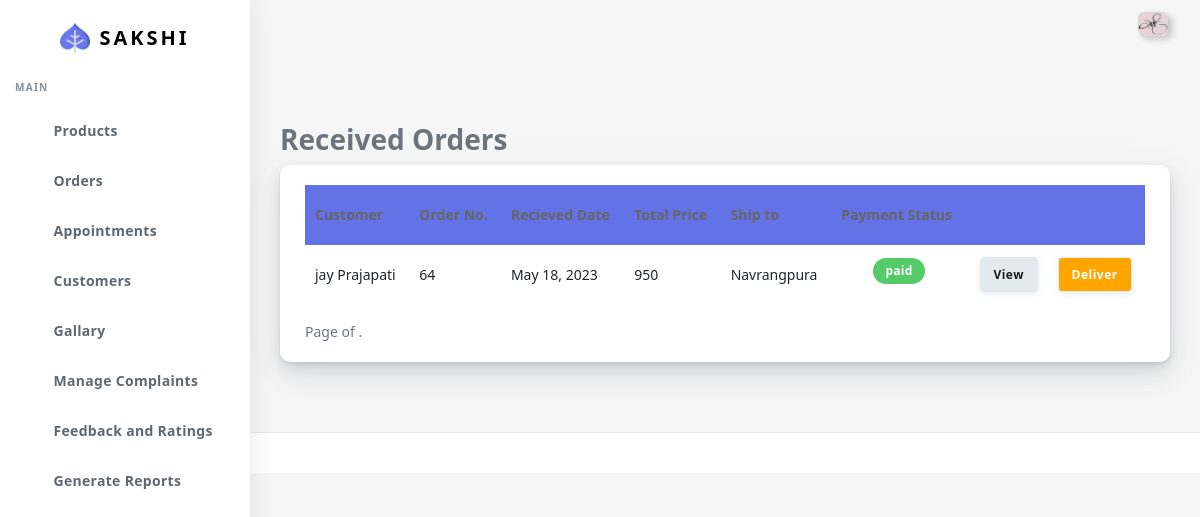
/vieworders/ (signed in), run on the app's committed database.
### customer/models.py (models this page shows, shortened)
class UserBase(models.Model):
    user_id=models.OneToOneField(User,on_delete=CASCADE,primary_key=True)
    first_name=models.CharField(max_length=45)
    last_name=models.CharField(max_length=45)
    gender=models.BooleanField(default="Not Specified")
    dob=models.DateField(default="Not Specified")
    cus_add1=models.TextField(null=True,blank=True)
    cus_add2=models.TextField(null=True,blank=True)
    pincode=models.IntegerField()
    Cus_phone=models.CharField(max_length=10)
    profile=models.ImageField(upload_to="profileImages/",max_length=1500)
    area_id=models.ForeignKey(Area,on_delete=CASCADE)
    class meta:
        ordering = ['user_id']

class Sales(models.Model):
    sales_date = models.DateField(auto_now=True)
    d_date=models.DateField(null=True,blank=True)
    c_date=models.DateField(null=True)
    payment_status = models.CharField(max_length=10)
    sales_status=models.CharField(max_length=20,default="pending")
    payment_date = models.DateTimeField()
    note=models.CharField(max_length=255,null=True,blank=True)
    userbase=models.ForeignKey('UserBase',on_delete=CASCADE)

class Area(models.Model):
    area_name = models.CharField(max_length=15)
    city_id = models.ForeignKey(City, on_delete=CASCADE)

### customer/views.py (the view)
# urls.py: path("vieworders/",views.vieworders,name="vieworders"),
@login_required(login_url='sign-in')
def vieworders(request):
    checklocal(request)
    orders=Sales.objects.filter(sales_status="pending").order_by('-id','sales_date')
    main=[]
    for i in orders:
        sd=SalesDetails.objects.filter(sales_id=i)
        p=0
        for j in sd:
            p=p+j.final_price
        main.append(p)
    print(main)
    paginator=Paginator(orders,5)
    page_number=request.GET.get('page')
    order=paginator.get_page(page_number)
    context=zip(order, main)
    return render(request,"Mainadmin/view_rec_ord.html",{'order':context})

### customer/views.py (called while the page is built)
def checklocal(request):
    if request.user.is_staff==False:
        logout(request)

### customer/templates/Mainadmin/view_rec_ord.html (shortened to what this page needs)
{% extends "Mainadmin/index.html" %}
{% load static %}
{% load my_filters %}
{% block body %}
      <div class="main-content">
        <section class="section">
          <div class="section-body">
            <h3 class="page-title">Received Orders </h3>
            </div>
            <div class="row">
              <div class="col-12">
                <div class="card">
                  <div class="card-body">
                    <div class="row">
                      <div class="col-12 table-responsive">
                        {% if order %}
                        <table id="order-listing"  class="table" cellspacing="0" width="100%">
                          <thead>
                            <tr class="bg-primary ">
                              <th>Customer</th>
                              <th>Order No.</th>
                              <th>Recieved Date</th>
                              <th>Total Price</th>
                              <th>Ship to</th>
                              <th>Payment Status</th>
                              <th></th>
                              <th></th>
                            </tr>
                          </thead>
                          <tbody>
                            {% for o,m in order %}
                            <tr>
                              <td>{{o.userbase.first_name}} {{o.userbase.last_name}}</td>
                              <td>{{o.id}}</td>
                              <td>{{o.sales_date}}</td>
                              <td>{{m}}</td>
                              <td>{{o.userbase.area_id.area_name}}</td>
                              <td class="text-center">
                                {% if o.payment_status == "paid" %}
                                <label class="badge badge-success">{{o.payment_status}}</label>
                                  {% elif o.payment_status == "pending" %}
                                <label class="badge badge-warning">{{o.payment_status}}</label>
                                  {% elif o.payment_status == "cancelled" %}
                                <label class="badge badge-danger">{{o.payment_status}}</label>
                                {% endif %}
                              </td>
                              <td class="text-right">
                                <a href="{% url 'det_rec_ord' o.id %}"><button class="btn btn-light">
                                  View </button></a>
                              </td>
                              <td class="text-left">
                                <a class="btn btn-light" href="{% url 'deliver' o.id%}" style="color: white;background-color: orange; ">
                                  Deliver</a>
                              </td>
                            </tr>
                            {% endfor %}
                          </tbody>
                        </table>
                        <div class="pagination">
                          <span class="step-links">
                              <span class="current">
                                  Page {{ order.number }} of {{ order.paginator.num_pages }}.
                              </span>
                          </span>
                      </div>
                        {% else %}
                      <h6 class="text-center"> <b> No Records....</b></h6>
                        {% endif %}
                      </div>
                    </div>
                  </div>
                </div>
              </div>
          </div>
        </section>
      </div>
      <footer class="main-footer">
      </footer>
    </div>
{% endblock body %}

### customer/templates/Mainadmin/index.html (shortened to what this page needs)
{% load static %}
<!DOCTYPE html>
<html lang="en">
<head>
  <link rel="stylesheet" href="{% static 'customer/assets/css/app.min.css' %} ">
  <link rel="stylesheet" href="{% static 'customer/assets/bundles/datatables/datatables.min.css' %} ">
  <link rel="stylesheet" href="{% static 'customer/assets/bundles/datatables/dataTables.bootstrap4.min.css' %} ">
  <link rel="stylesheet" href="{% static 'customer/assets/bundles/datatables/select.bootstrap4.min.css' %} ">
  <link rel="stylesheet" href="{% static 'customer/assets/css/style.css' %} ">
  <link rel="stylesheet" href="{% static 'customer/assets/css/components.css' %} ">
  <link rel="stylesheet" href="{% static 'customer/assets/css/custom.css' %} ">
</head>
<body>
  <div id="app">
    <div class="main-wrapper main-wrapper-1">
      <div class="navbar-bg"></div>
      <nav class="navbar navbar-expand-lg main-navbar sticky">
        <div class="form-inline mr-auto">
          <ul class="navbar-nav mr-3">
            <li><a href="#" data-toggle="sidebar" class="nav-link nav-link-lg
									collapse-btn"> </a></li>
            <li><a href="#" class="nav-link nav-link-lg fullscreen-btn">
              </a></li>
          </ul>
        </div>
        <ul class="navbar-nav navbar-right">
          <li class="dropdown dropdown-list-toggle"><a href="" id="read" data-toggle="dropdown"
            class="nav-link notification-toggle nav-link-lg"><i data-feather="bell" class="bell"></i>
          </a>
        </li>
          <li class="dropdown"><a href="#" data-toggle="dropdown"
              class="nav-link dropdown-toggle nav-link-lg nav-link-user"> <img alt="image" src="/media/{{request.user.userbase.profile}} "
                class="user-img-radious-style"> </a>
          </li>
        </ul>
      </nav>
      <div class="main-sidebar sidebar-style-2">
        <aside id="sidebar-wrapper">
          <div class="sidebar-brand">
            <a href="{% url 'index' %}"> <img alt="image" src="{% static 'customer/assets/img/logo.png' %} " class="header-logo" /> <span
                class="logo-name">SAKSHI</span>
            </a>
          </div>
          <ul class="sidebar-menu">
            <li class="menu-header">Main</li>
            <li ><a class="nav-link" href="{% url 'products' %}"><span>Products</span></a></li>
            <li class="dropdown">
              <a href="#" class="menu-toggle nav-link has-dropdown"><span>Orders</span></a>
            </li>
            <li><a href="{% url 'appointment' %}" class="nav-link"><span>Appointments</span></a></li>
            <li><a href="{% url 'customers' %}" class="nav-link"><span>Customers</span></a></li>
            <li><a href="{% url 'gallary' %}" class="nav-link"><span>Gallary</span></a></li>
            <li><a href="{% url 'complaints' %}" class="nav-link"><span>Manage Complaints</span></a></li>
            <li><a href="{% url 'feedback' %}" class="nav-link"><span>Feedback and Ratings</span></a></li>
            <li><a class="nav-link" href="{% url 'gen_reports' %}"> <span class="icon-name">Generate Reports</span></a></li>
          </ul>
        </aside>
      </div>
       </div>
      {% block body %}
      {% endblock body %}
</body>
</html>

### data on the page
Sales: userbase.first_name "jay", userbase.last_name "Prajapati", id "64", sales_date "May 18, 2023", m "950", userbase.area_id.area_name "Navrangpura", payment_status "paid"
